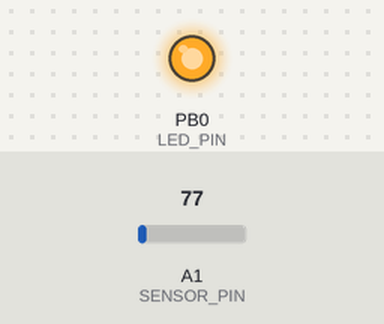
This sketch was run on a simulated ATtiny85, built with avr-gcc and run on an emulated ATtiny85. On the bench: output pins drawn as LEDs (lit = HIGH). Inputs (shaded band) come from the test bench; at power-on: A1 (SENSOR_PIN) = 77.

Above: at 2.8 s.
2.9 s: A1 (SENSOR_PIN) set to 169
At 3.8 s:
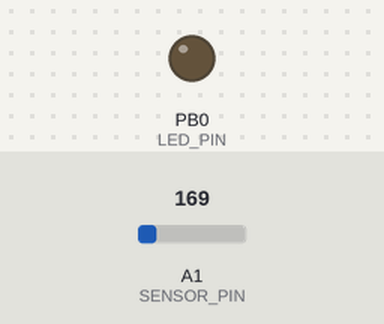
6.4 s: A1 (SENSOR_PIN) set to 153
9.9 s: A1 (SENSOR_PIN) set to 145
At 10.9 s:
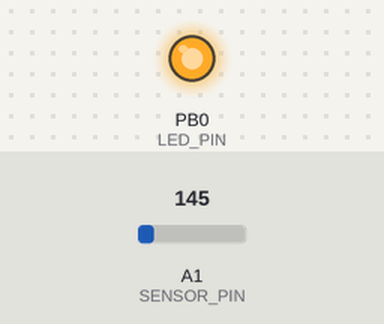
Timing chart, 0 to 12.9 s (numbered marks = the images above; inputs shaded):
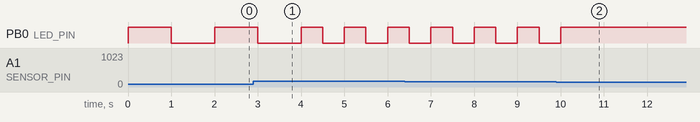

The sketch:

thermometer_using_attiny851.ino
```cpp
// Thermometer Project with ATtiny85
// Author: Diganto (refactored for clarity)
// Department: Civil Engineering, KUET
// Description: This program reads temperature using an analog sensor,
// converts it to Fahrenheit, and controls an LED (on PB0) based on temperature ranges.

#define LED_PIN 0     // Output pin (PB0) to drive LED
#define SENSOR_PIN A1 // Analog input pin (PB2 / A1 on ATtiny85)

double temperatureF = 0.0; // Variable to store converted temperature in Fahrenheit

void setup() {
  pinMode(LED_PIN, OUTPUT);  // Set LED pin as output
}

void loop() {
  // Read the analog value from the temperature sensor
  int rawValue = analogRead(SENSOR_PIN);

  // Convert raw ADC value to voltage (assuming 5V reference)
  double voltage = (double) rawValue * 5.0 / 1024.0;

  // Convert voltage to Celsius (LM35-like sensor: 10mV per °C, minus 0.5V offset)
  double temperatureC = (voltage - 0.5) * 100.0;

  // Convert Celsius to Fahrenheit
  temperatureF = (temperatureC * 9.0 / 5.0) + 32.0;

  // Control LED based on temperature range
  if (temperatureF >= 70 && temperatureF <= 116) {
    // Medium range temperature: blink LED every 500 ms
    blinkLED(500);
  }
  else if (temperatureF >= -40 && temperatureF <= 68) {
    // Low temperature: slow blink (1 second)
    blinkLED(1000);
  }
  else if (temperatureF >= 123 && temperatureF <= 238) {
    // High temperature: fast blink (100 ms)
    blinkLED(100);
  }
  else {
    // Out of range: keep LED on
    digitalWrite(LED_PIN, HIGH);
  }
}

// Helper function to blink LED with a given delay
void blinkLED(int delayTime) {
  digitalWrite(LED_PIN, HIGH);
  delay(delayTime);
  digitalWrite(LED_PIN, LOW);
  delay(delayTime);
}
```

Measured:
- the behaviour switches between 146 and 145 on A1 (SENSOR_PIN) (found by bisection; images 1 and 2)
- after the input at 9.9 s, PB0 (LED_PIN): goes on until 10.0 s, then stays HIGH
- by itself, PB0 (LED_PIN): alternates HIGH for 0.50 s and LOW for 0.50 s
